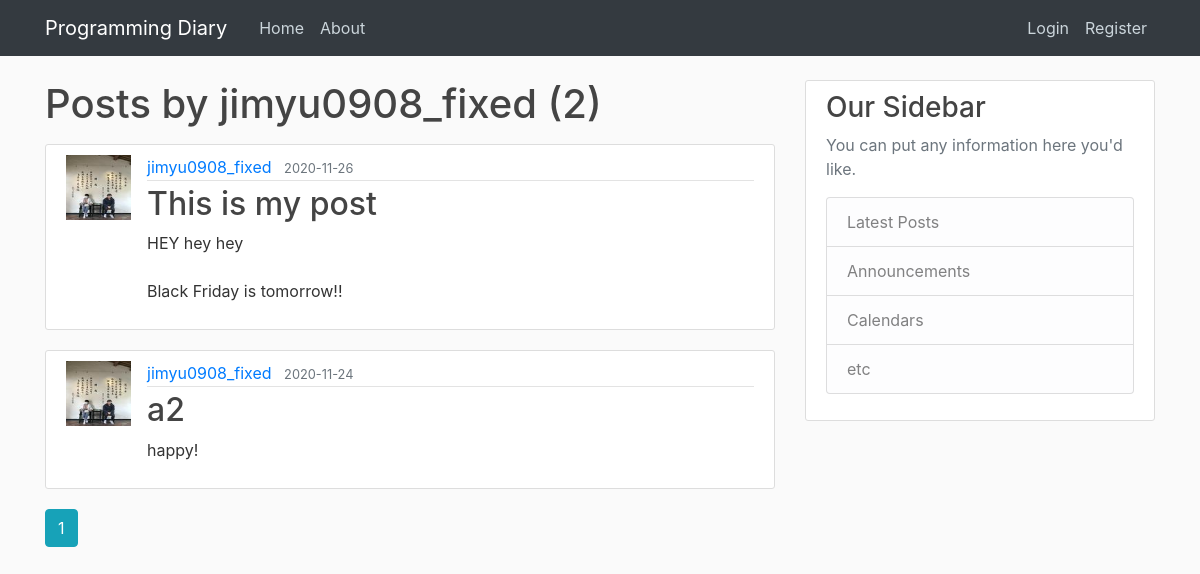
/user/jimyu0908_fixed, run on the app's committed database.
### blog/models.py (models this page shows, shortened)
class User(db.Model, UserMixin):
    id = db.Column(db.Integer, primary_key=True)
    username = db.Column(db.String(20), unique=True, nullable=False)
    email = db.Column(db.String(120), unique=True, nullable=False)
    image_file = db.Column(db.String(20), nullable=False, default='default.jpg')
    password = db.Column(db.String(60), nullable=False)
    posts = db.relationship('Post', backref='author', lazy=True) # clarify relationship between tables

class Post(db.Model):
    id = db.Column(db.Integer, primary_key=True)
    title = db.Column(db.String(100), nullable=False)
    date_posted = db.Column(db.DateTime, nullable=False, default=datetime.utcnow)
    content = db.Column(db.Text, nullable=False)
    user_id = db.Column(db.Integer, db.ForeignKey('user.id'), nullable=False)

### blog/users/routes.py (the view)
@users.route("/user/<string:username>")
def user_posts(username):
    page = request.args.get('page', 1, type=int)
    user = User.query.filter_by(username=username).first_or_404()
    posts = Post.query.filter_by(author=user)\
        .order_by(Post.date_posted.desc())\
        .paginate(page=page, per_page=5)
    return render_template('user_posts.html', posts=posts, user=user)

### blog/templates/user_posts.html
{% extends "layout.html" %}
{% block content %}
    <h1 class="mb-3">Posts by {{ user.username }} ({{ posts.total }})</h1>
    {% for post in posts.items %}
        <article class="media content-section">
            <img class="rouded-circle article-img" src="{{ url_for('static', filename='profile_pics/' + post.author.image_file) }}">
            <div class="media-body">
                <div class="article-metadata">
                    <a class="mr-2" href="{{ url_for('users.user_posts', username=post.author.username) }}">{{ post.author.username }}</a>
                    <small class="text-muted">{{ post.date_posted.strftime('%Y-%m-%d') }}</small>
                </div>
                <h2><a class="article-title" href="{{ url_for('posts.post', post_id=post.id) }}">{{ post.title }}</a></h2>
                <p class="article-content">{{ post.content }}</p>
            </div>
        </article>
    {% endfor %}
    {% for page_num in posts.iter_pages(left_edge=1, right_edge=1, left_current=1, right_current=2) %}
        {% if page_num %}
            {% if posts.page == page_num %}
                <a class="btn btn-info nb-4" href="{{ url_for('users.user_posts', username=user.username, page=page_num) }}">{{ page_num }}</a>
            {% else %}
                <a class="btn btn-outline-info mb-4" href="{{ url_for('users.user_posts', username=user.username, page=page_num) }}">{{ page_num }}</a>
            {% endif %}
        {% else %}
            ...
        {% endif %}
    {% endfor %}
{% endblock content %}

### blog/static/main.css (style rules this page uses)
body { background: #fafafa; color: #333333; margin-top: 5rem; }
h1, h2, h3, h4, h5, h6 { color: #444444; }
.content-section { background: #ffffff; padding: 10px 20px; border: 1px solid #dddddd; border-radius: 3px; margin-bottom: 20px; }
.article-title { color: #444444; }
.article-content { white-space: pre-line; }
.article-img { height: 65px; width: 65px; margin-right: 16px; }
.article-metadata { padding-bottom: 1px; margin-bottom: 4px; border-bottom: 1px solid #e3e3e3 }

### data on the page
User: username "jimyu0908_fixed"
Post: image_file (picture), author.username "jimyu0908_fixed", date_posted "2020-11-26", title "This is my post", content "HEY hey hey Black Friday is tomorrow!!"
Post: image_file (picture), author.username "jimyu0908_fixed", date_posted "2020-11-24", title "a2", content "happy!"

### other printed values
{{ posts.total }} "2"
{{ page_num }} "1"
